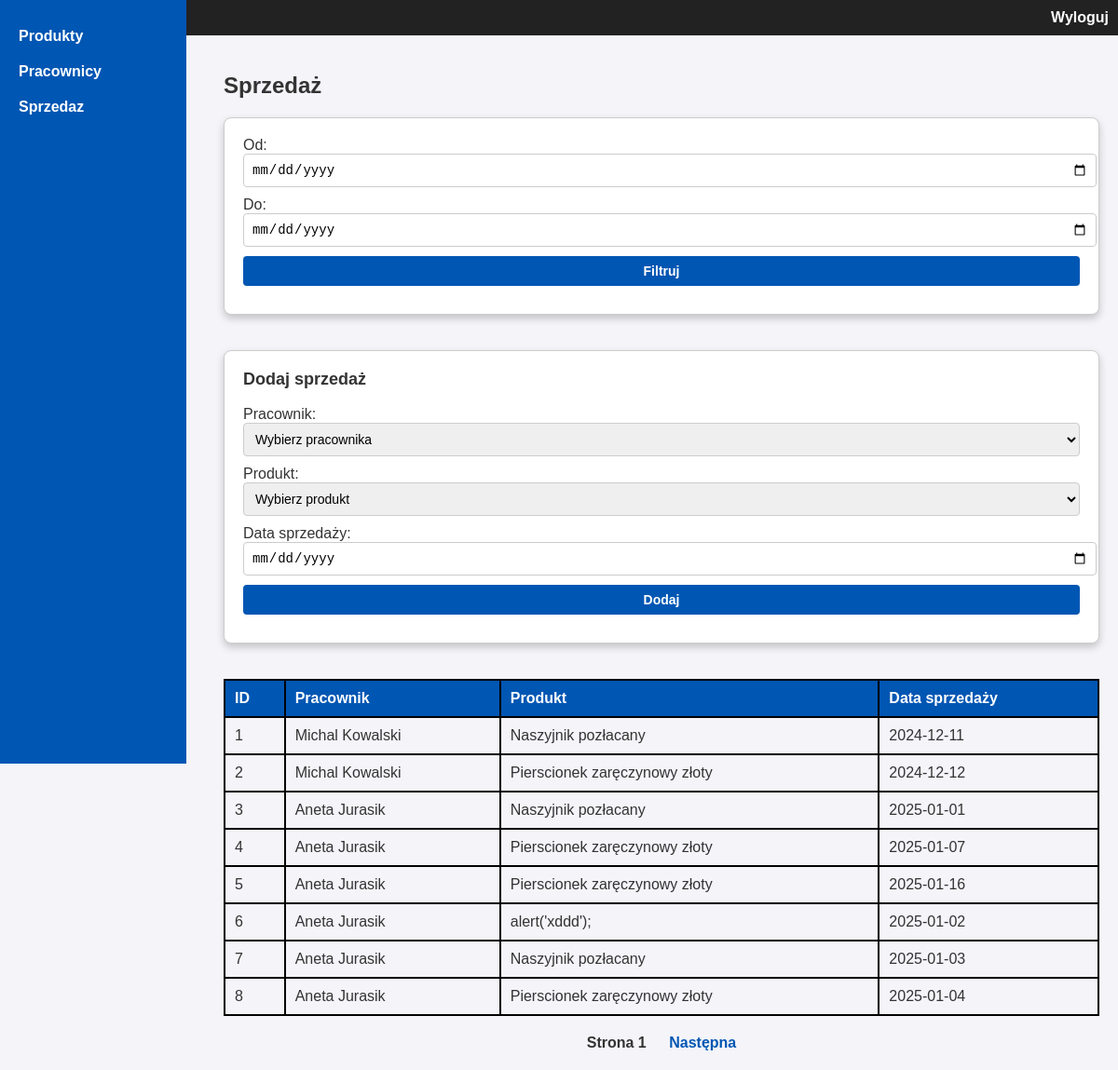
The page /dashboard/sprzedaz (signed in) on the database as committed earlier.
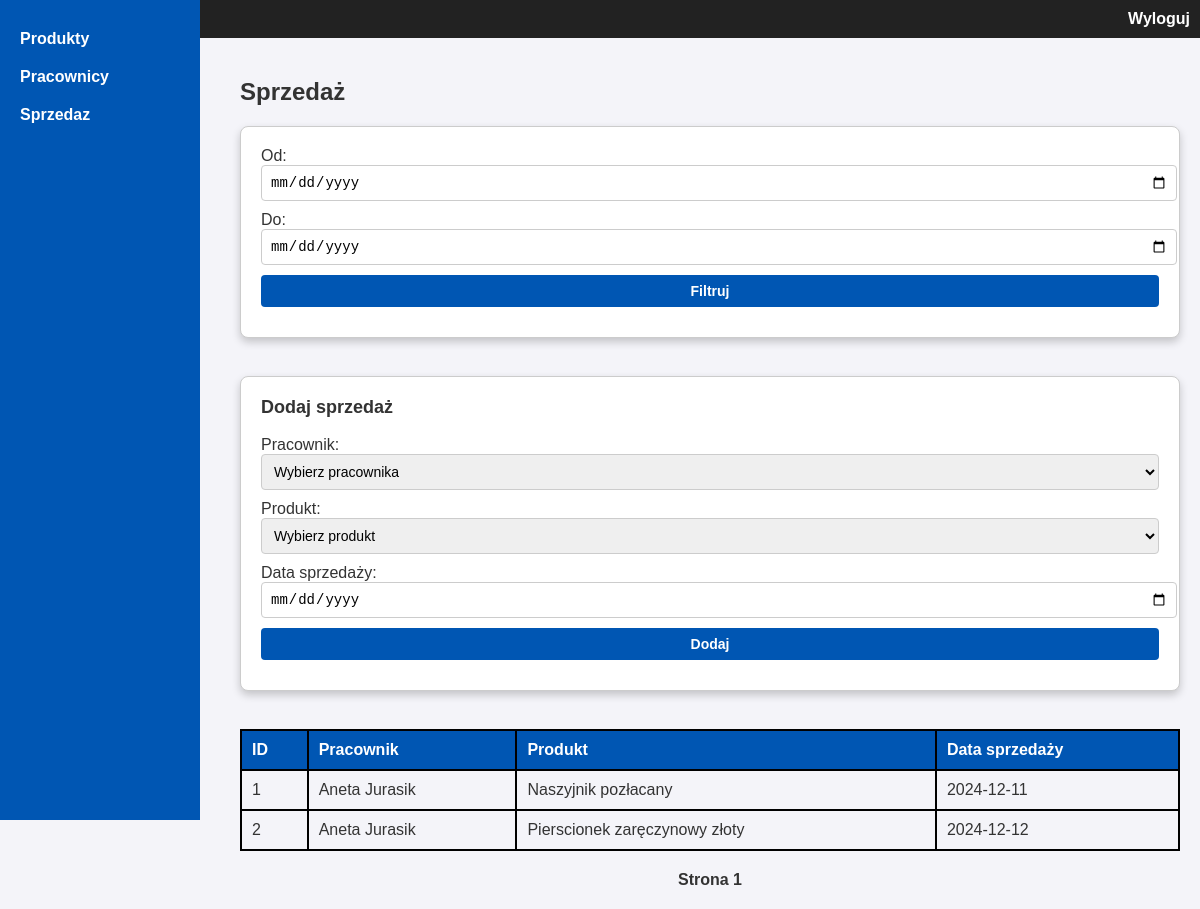
The same page on the database as committed later.
### tables this page shows
CREATE TABLE sprzedaz (
    id INTEGER PRIMARY KEY AUTOINCREMENT,
    id_pracownika INTEGER,
    id_produktu INTEGER,
    data_sprzedazy TEXT NOT NULL,
    FOREIGN KEY(id_pracownika) REFERENCES pracownicy(id),
    FOREIGN KEY(id_produktu) REFERENCES produkty(id)
);

CREATE TABLE produkty (
    id INTEGER PRIMARY KEY AUTOINCREMENT,
    nazwa TEXT NOT NULL,
    cena REAL NOT NULL
);

### niezabezpieczona_aplikacja/views/sprzedaz.py (the view)
@sprzedaz_bp.route('/sprzedaz', methods=['GET', 'POST'])
def sprzedaz():
    if 'user_id' not in session:
        return redirect(url_for('login.login'))
    page = int(request.args.get('page', 1))
    start_date = request.args.get('start_date', '')
    end_date = request.args.get('end_date', '')
    sprzedaz = get_sprzedaz(per_page=8, page=page, start_date=start_date, end_date=end_date)
    if request.method == 'POST':
        id_pracownika = int(request.form['id_pracownika'])
        id_produktu = int(request.form['id_produktu'])
        data_sprzedazy = request.form['data_sprzedazy']
        add_sprzedaz(id_pracownika, id_produktu, data_sprzedazy)
        return redirect(url_for('sprzedaz.sprzedaz', page=page))
    produkty = get_produkty()
    pracownicy = get_sklepowi_pracownicy()
    return render_template(
        'sprzedaz.html',
        sprzedaz=sprzedaz,
        produkty=produkty,
        pracownicy=pracownicy,
        page=page,
        per_page=8,
        start_date=start_date,
        end_date=end_date
    )

### niezabezpieczona_aplikacja/views/sprzedaz.py (called while the page is built)
def get_db_connection():
    conn = sqlite3.connect(db_path)
    conn.row_factory = sqlite3.Row
    return conn

def get_sprzedaz(per_page=8, page=1, start_date=None, end_date=None):
    offset = (page - 1) * per_page
    conn = get_db_connection()
    cursor = conn.cursor()
    query = """
        SELECT sprzedaz.id, pracownicy.imie || ' ' || pracownicy.nazwisko AS pracownik,
               produkty.nazwa AS produkt, sprzedaz.data_sprzedazy
        FROM sprzedaz
        JOIN pracownicy ON sprzedaz.id_pracownika = pracownicy.id
        JOIN produkty ON sprzedaz.id_produktu = produkty.id
    """
    if start_date and end_date:
        query += f" WHERE sprzedaz.data_sprzedazy BETWEEN '{start_date}' AND '{end_date}'"
    query += f" LIMIT {per_page} OFFSET {offset}"
    cursor.execute(query)
    results = cursor.fetchall()
    conn.close()
    return results

def get_produkty():
    conn = get_db_connection()
    cursor = conn.cursor()
    cursor.execute("SELECT id, nazwa FROM produkty")
    produkty = cursor.fetchall()
    conn.close()
    return produkty

def get_sklepowi_pracownicy():
    conn = get_db_connection()
    cursor = conn.cursor()
    cursor.execute("SELECT id, imie || ' ' || nazwisko AS pelne_imie FROM pracownicy WHERE stanowisko = 'Sklepowa'")
    pracownicy = cursor.fetchall()
    conn.close()
    return pracownicy

### niezabezpieczona_aplikacja/templates/sprzedaz.html (shortened to what this page needs)
<!DOCTYPE html>
<html lang="pl">
  <head>
    <link rel="stylesheet" type="text/css" href="{{ url_for('static', filename='css/dashboard_main.css') }}" />
  </head>
  <body>
    <div id="top_menu">
      <a href="{{ url_for('logout.logout') }}">Wyloguj</a>
    </div>
    <div id="content">
      <h2>Sprzedaż</h2>
   <form method="GET" action="{{ url_for('sprzedaz.sprzedaz') }}">
    <label for="start_date">Od:</label>
    <input type="date" name="start_date" id="start_date" value="{{ start_date }}">
    <label for="end_date">Do:</label>
    <input type="date" name="end_date" id="end_date" value="{{ end_date }}">
    <button type="submit">Filtruj</button>
</form>
      <br>
      <form method="POST">
        <h3>Dodaj sprzedaż</h3>
        <label for="id_pracownika">Pracownik:</label>
        <select name="id_pracownika" id="id_pracownika" required>
          <option value="" disabled selected>Wybierz pracownika</option>
        </select>
        <label for="id_produktu">Produkt:</label>
        <select name="id_produktu" id="id_produktu" required>
          <option value="" disabled selected>Wybierz produkt</option>
        </select>
        <label for="data_sprzedazy">Data sprzedaży:</label>
        <input type="date" name="data_sprzedazy" id="data_sprzedazy" required />
        <button type="submit">Dodaj</button>
      </form>
      <br>
      <table>
        <thead>
          <tr>
            <th>ID</th>
            <th>Pracownik</th>
            <th>Produkt</th>
            <th>Data sprzedaży</th>
          </tr>
        </thead>
        <tbody>
          {% for item in sprzedaz %}
            <tr>
              <td>{{ item[0] }}</td>
              <td>{{ item[1] }}</td>
              <td>{{ item[2] }}</td>
              <td>{{ item[3] }}</td>
            </tr>
          {% endfor %}
        </tbody>
      </table>
      <div id="pagination">
        <span>Strona {{ page }}</span>
        {% if sprzedaz|length == per_page %}
          <a href="{{ url_for('sprzedaz.sprzedaz', page=page+1, start_date=start_date, end_date=end_date) }}">Następna</a>
        {% endif %}
      </div>
    </div>
    <div id="left_menu">
      <a href="{{ url_for('produkty.produkty') }}">Produkty</a>
      <a href="{{ url_for('pracownicy.pracownicy') }}">Pracownicy</a>
      <a href="{{ url_for('sprzedaz.sprzedaz') }}">Sprzedaz</a>
    </div>
  </body>
</html>

### niezabezpieczona_aplikacja/static/css/dashboard_main.css (style rules this page uses)
body { font-family: Arial, sans-serif; margin: 0; padding: 0; background-color: #f4f4f9; color: #333; }
#top_menu { background-color: #222; color: #fff; padding: 10px; text-align: right; }
#top_menu a { color: #fff; text-decoration: none; margin-left: 20px; font-weight: bold; }
#left_menu { background-color: #0056b3; color: #fff; width: 200px; height: 100vh; position: fixed; top: 0; left: 0; display: flex; flex-direction: column; padding-top: 20px; }
#left_menu a { color: #fff; text-decoration: none; padding: 10px 20px; display: block; font-weight: bold; }
#content { margin-left: 220px; padding: 20px; min-height: 100vh; }
h2 { font-size: 24px; margin-bottom: 20px; }
form { margin-bottom: 20px; padding: 20px; background-color: #fff; border: 1px solid #ccc; border-radius: 8px; box-shadow: 0 4px 8px rgba(0, 0, 0, 0.2); }
form h3 { margin-top: 0; font-size: 18px; }
form input, form select, form button { display: block; width: 100%; margin-bottom: 10px; padding: 8px; font-size: 14px; border: 1px solid #ccc; border-radius: 4px; }
form button { background-color: #0056b3; color: #fff; border: none; font-weight: bold; cursor: pointer; }
table { width: 100%; border-collapse: collapse; margin-bottom: 20px; }
table th, table td { border: 2px solid #000; padding: 10px; text-align: left; }
table th { background-color: #0056b3; color: #fff; font-weight: bold; }
table tr:nth-child(even) { background-color: #f4f4f9; }
#pagination { text-align: center; margin-top: 20px; }
#pagination span { font-weight: bold; margin: 0 10px; }

Rows that differ between the two databases and show on the page:
removed sprzedaz: id "3", item "Aneta Jurasik", nazwa "Naszyjnik pozłacany", data_sprzedazy "2025-01-01"
removed sprzedaz: id "4", item "Aneta Jurasik", nazwa "Pierscionek zaręczynowy złoty", data_sprzedazy "2025-01-07"
removed sprzedaz: id "5", item "Aneta Jurasik", nazwa "Pierscionek zaręczynowy złoty", data_sprzedazy "2025-01-16"
removed sprzedaz: id "6", item "Aneta Jurasik", nazwa "alert('xddd');", data_sprzedazy "2025-01-02"
removed sprzedaz: id "7", item "Aneta Jurasik", nazwa "Naszyjnik pozłacany", data_sprzedazy "2025-01-03"
removed sprzedaz: id "8", item "Aneta Jurasik", nazwa "Pierscionek zaręczynowy złoty", data_sprzedazy "2025-01-04"
computed for sprzedaz "Naszyjnik pozłacany": item "Michal Kowalski" → "Aneta Jurasik"
computed for sprzedaz "Pierscionek zaręczynowy złoty": item "Michal Kowalski" → "Aneta Jurasik"
Other text that changed with them:
text no longer shown: "Następna"
